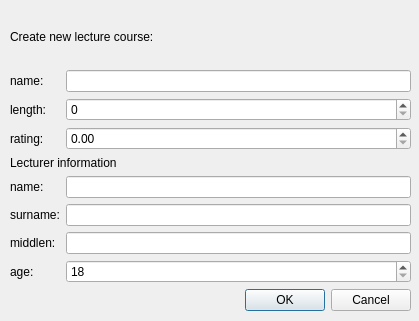
<?xml version="1.0" encoding="UTF-8"?>
<ui version="4.0">
 <class>Dialog</class>
 <widget class="QDialog" name="Dialog">
  <property name="geometry">
   <rect>
    <x>0</x>
    <y>0</y>
    <width>419</width>
    <height>321</height>
   </rect>
  </property>
  <property name="windowTitle">
   <string>Dialog</string>
  </property>
  <widget class="QWidget" name="layoutWidget">
   <property name="geometry">
    <rect>
     <x>10</x>
     <y>10</y>
     <width>401</width>
     <height>301</height>
    </rect>
   </property>
   <layout class="QVBoxLayout" name="verticalLayout">
    <item>
     <widget class="QLabel" name="label">
      <property name="text">
       <string>Create new lecture course:</string>
      </property>
     </widget>
    </item>
    <item>
     <layout class="QFormLayout" name="formLayout">
      <item row="0" column="0">
       <widget class="QLabel" name="label_2">
        <property name="text">
         <string>name:</string>
        </property>
       </widget>
      </item>
      <item row="0" column="1">
       <widget class="QLineEdit" name="courseNameEdit"/>
      </item>
      <item row="1" column="0">
       <widget class="QLabel" name="label_3">
        <property name="text">
         <string>length:</string>
        </property>
       </widget>
      </item>
      <item row="1" column="1">
       <widget class="QSpinBox" name="lengthSpinBox">
        <property name="minimum">
         <number>0</number>
        </property>
        <property name="maximum">
         <number>1000</number>
        </property>
       </widget>
      </item>
      <item row="2" column="0">
       <widget class="QLabel" name="label_4">
        <property name="text">
         <string>rating:</string>
        </property>
       </widget>
      </item>
      <item row="2" column="1">
       <widget class="QDoubleSpinBox" name="ratingSpinBox">
        <property name="maximum">
         <double>10.000000000000000</double>
        </property>
        <property name="singleStep">
         <double>0.100000000000000</double>
        </property>
       </widget>
      </item>
      <item row="3" column="0" colspan="2">
       <widget class="QLabel" name="label_5">
        <property name="text">
         <string>Lecturer information</string>
        </property>
       </widget>
      </item>
      <item row="4" column="0">
       <widget class="QLabel" name="label_6">
        <property name="text">
         <string>name:</string>
        </property>
       </widget>
      </item>
      <item row="4" column="1">
       <widget class="QLineEdit" name="lectNameEdit"/>
      </item>
      <item row="5" column="0">
       <widget class="QLabel" name="label_7">
        <property name="text">
         <string>surname:</string>
        </property>
       </widget>
      </item>
      <item row="5" column="1">
       <widget class="QLineEdit" name="lectSurnameEdit"/>
      </item>
      <item row="6" column="0">
       <widget class="QLabel" name="label_8">
        <property name="text">
         <string>middlen:</string>
        </property>
       </widget>
      </item>
      <item row="6" column="1">
       <widget class="QLineEdit" name="lectMiddlenEdit"/>
      </item>
      <item row="7" column="0">
       <widget class="QLabel" name="label_9">
        <property name="text">
         <string>age:</string>
        </property>
       </widget>
      </item>
      <item row="7" column="1">
       <widget class="QSpinBox" name="lectAgeSpinBox">
        <property name="minimum">
         <number>18</number>
        </property>
       </widget>
      </item>
     </layout>
    </item>
    <item>
     <widget class="QDialogButtonBox" name="buttonBox">
      <property name="orientation">
       <enum>Qt::Horizontal</enum>
      </property>
      <property name="standardButtons">
       <set>QDialogButtonBox::Cancel|QDialogButtonBox::Ok</set>
      </property>
     </widget>
    </item>
   </layout>
  </widget>
 </widget>
 <resources/>
 <connections>
  <connection>
   <sender>buttonBox</sender>
   <signal>accepted()</signal>
   <receiver>Dialog</receiver>
   <slot>accept()</slot>
   <hints>
    <hint type="sourcelabel">
     <x>248</x>
     <y>254</y>
    </hint>
    <hint type="destinationlabel">
     <x>157</x>
     <y>274</y>
    </hint>
   </hints>
  </connection>
  <connection>
   <sender>buttonBox</sender>
   <signal>rejected()</signal>
   <receiver>Dialog</receiver>
   <slot>reject()</slot>
   <hints>
    <hint type="sourcelabel">
     <x>316</x>
     <y>260</y>
    </hint>
    <hint type="destinationlabel">
     <x>286</x>
     <y>274</y>
    </hint>
   </hints>
  </connection>
 </connections>
</ui>
